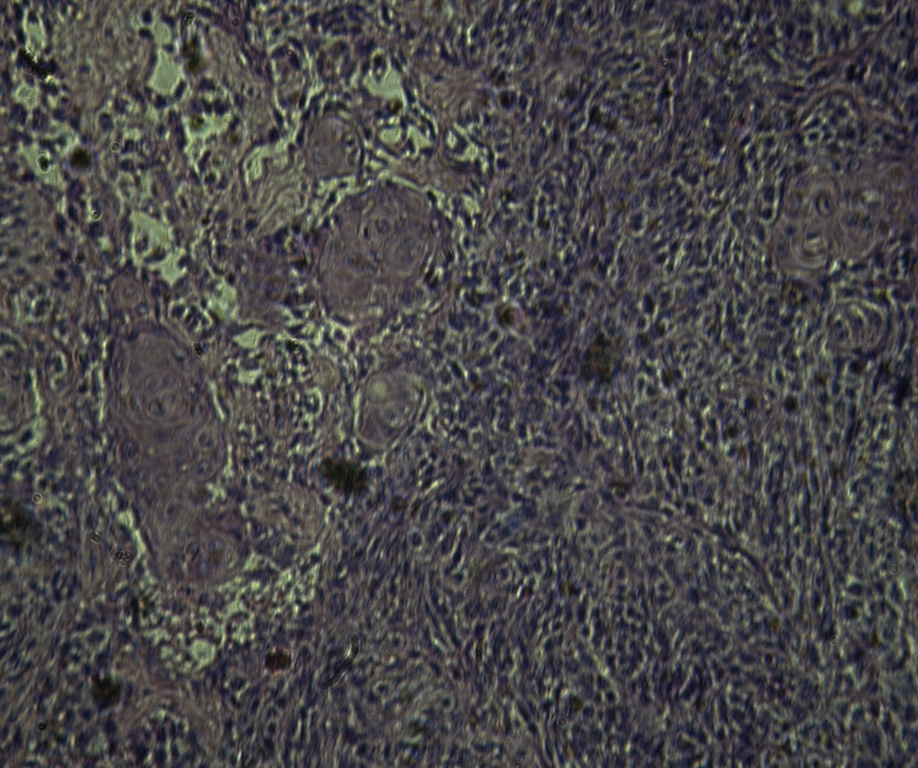
#> input picture test.jpg, 918 x 768 px, shrunk from 2448 x 2048 before the run
$ python flat-field-correction.py
#> lines starting #> are read from the running program, lines starting #| are printed output that depends on the picture
import cv2
import os

#-----Reading the image-----------------------------------------------------
# os.chdir(r'E:\OPENWSI\Microscanner\V2\Pemrograman\Python\image\04-HE')
img = cv2.imread('test.jpg')
#> img is the input picture: shape (768, 918, 3); mean B, G, R 72.8, 71.5, 73.2
cv2.imshow("img",img)

#-----Converting image to LAB Color model-----------------------------------
lab= cv2.cvtColor(img, cv2.COLOR_BGR2LAB)
#> lab: shape (768, 918, 3); mean of channels 0, 1, 2 77.3, 129.3, 127.2
cv2.imshow("lab",lab)

#-----Splitting the LAB image to different channels-------------------------
l, a, b = cv2.split(lab)
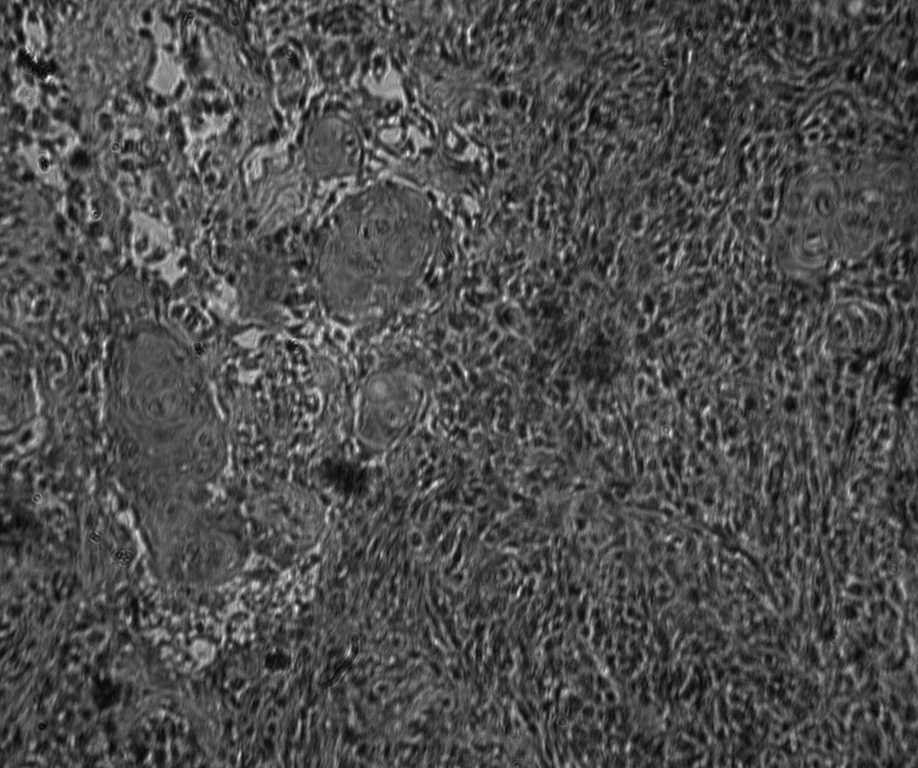
#> l: shape (768, 918); min 7, max 247, mean 77.3
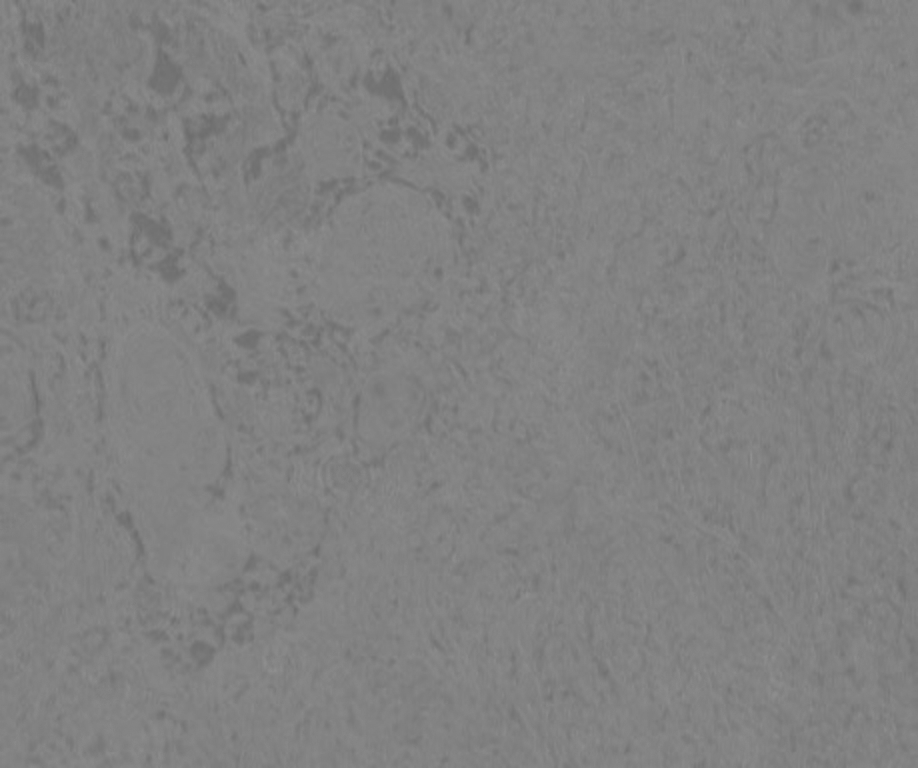
#> a: shape (768, 918); min 108, max 144, mean 129.3
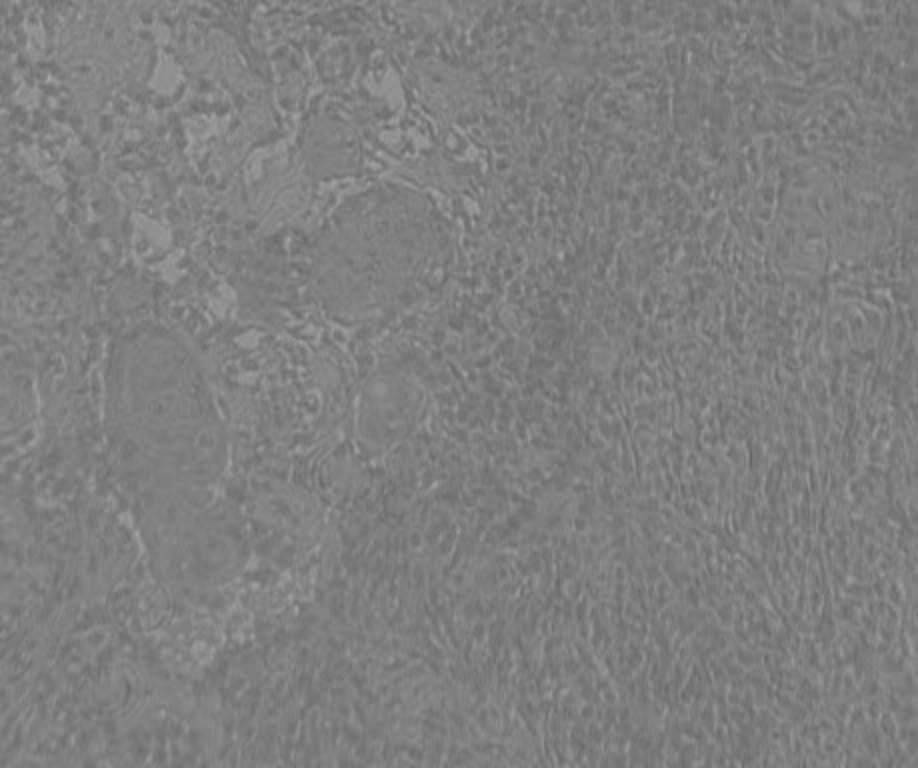
#> b: shape (768, 918); min 100, max 169, mean 127.2
cv2.imshow('l_channel', l)
cv2.imshow('a_channel', a)
cv2.imshow('b_channel', b)

#-----Applying CLAHE to L-channel-------------------------------------------
clahe = cv2.createCLAHE(clipLimit=3.0, tileGridSize=(8,8))
cl = clahe.apply(l)
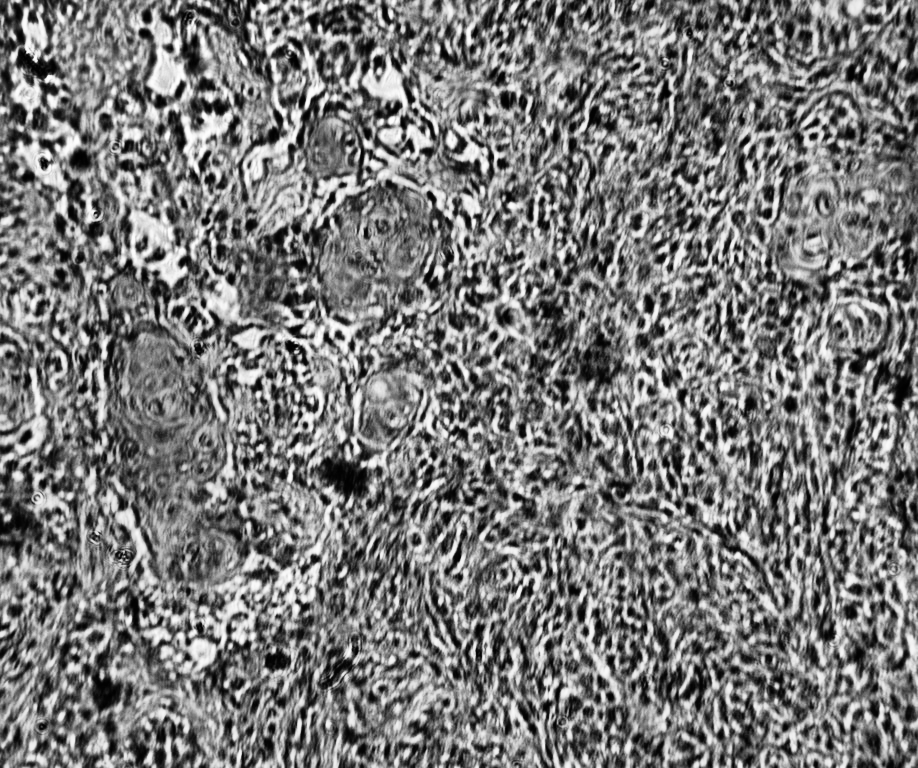
#> cl: shape (768, 918); min 0, max 255, mean 121.7
cv2.imshow('CLAHE output', cl)

#-----Merge the CLAHE enhanced L-channel with the a and b channel-----------
limg = cv2.merge((cl,a,b))
#> limg: shape (768, 918, 3); mean of channels 0, 1, 2 121.7, 129.3, 127.2
cv2.imshow('limg', limg)

#-----Converting image from LAB Color model to RGB model--------------------
final = cv2.cvtColor(limg, cv2.COLOR_LAB2BGR)
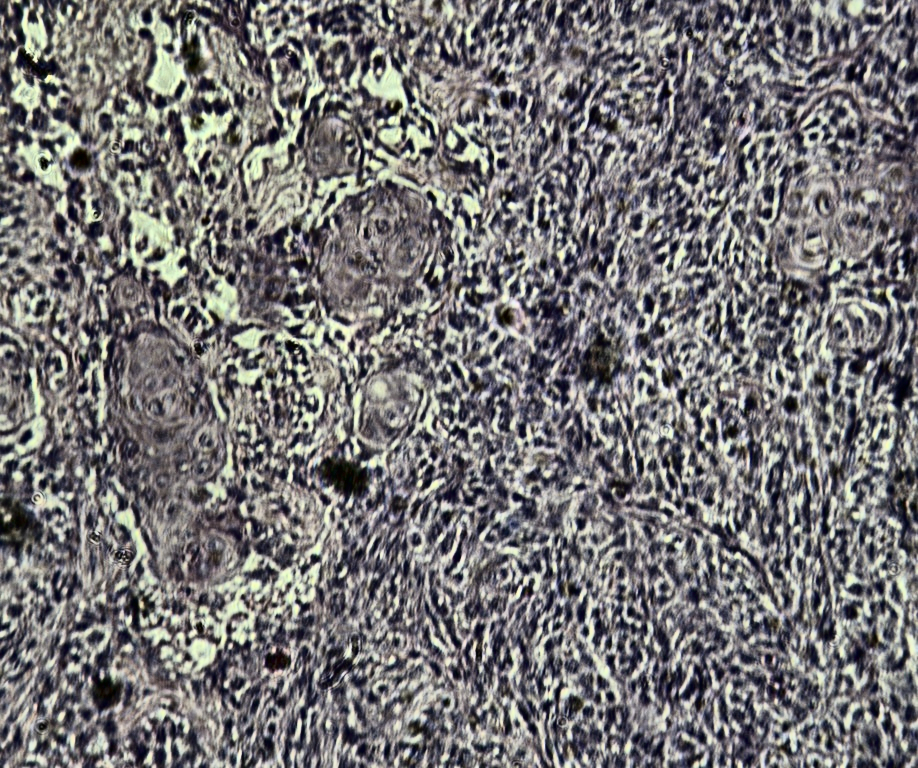
#> final: shape (768, 918, 3); mean B, G, R 116.8, 115.8, 117.6
cv2.imshow('final', final)
cv2.waitKey(0)

#_____END_____#

$ run again, with qpolk.tif saved as test.jpg
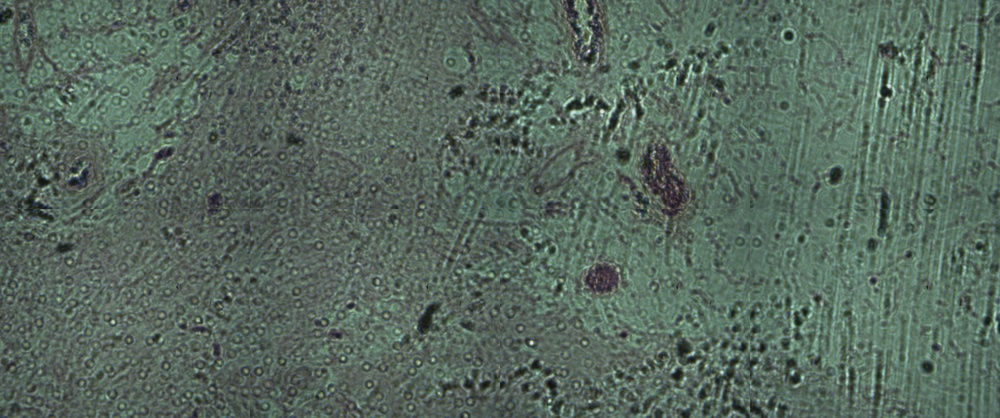
#> input picture qpolk.tif, 1000 x 418 px, shrunk from 9792 x 4096 before the run
#> img is the input picture: shape (418, 1000, 3); mean B, G, R 94.4, 105, 87.7
#> lab: shape (418, 1000, 3); mean of channels 0, 1, 2 108.7, 119.2, 131.8
#> `l, a, b = cv2.split(lab)`:
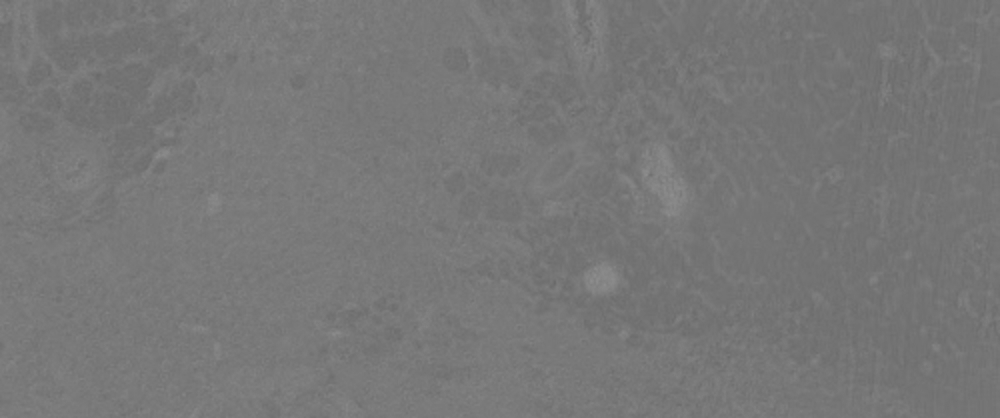
#> a: shape (418, 1000); min 105, max 142, mean 119.2
#> limg: shape (418, 1000, 3); mean of channels 0, 1, 2 126.4, 119.2, 131.8
#> `final = cv2.cvtColor(limg, cv2.COLOR_LAB2BGR)`:
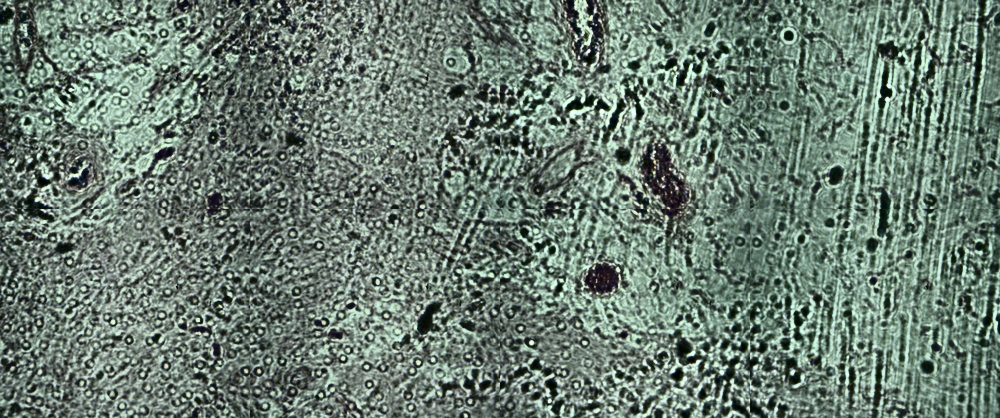
#> final: shape (418, 1000, 3); mean B, G, R 113.5, 124.5, 106.6
